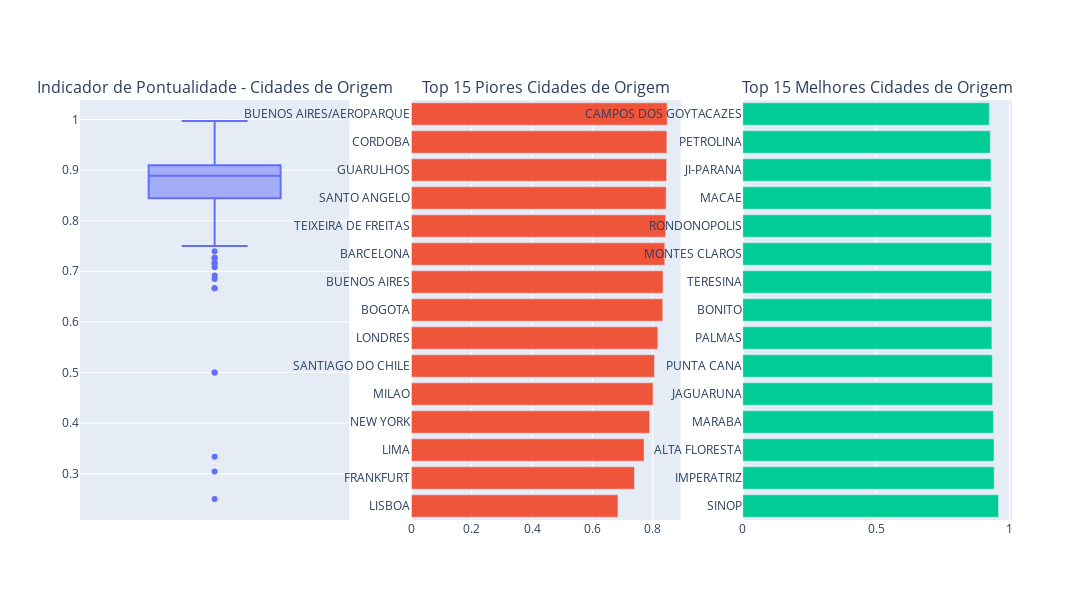

The notebook cell this image was saved under:
### Markdown cell above
# Cidades origem e indicador de pontualidade

### Code cell
# Convertendo os DataFrames Spark para Pandas
df_cidade_origem_pandas = df_cidade_origem
df_cidade_origem_10_nsmallest_pandas = df_cidade_origem_10_nsmallest
df_cidade_origem_10_nlargest_pandas = df_cidade_origem_10_nlargest

# Criando subplots
fig = make_subplots(rows=1, cols=3, subplot_titles=(
    'Indicador de Pontualidade - Cidades de Origem',
    'Top 15 Piores Cidades de Origem',
    'Top 15 Melhores Cidades de Origem'
))

# Boxplot para indicador de pontualidade de todas as cidades de origem
fig.add_trace(
    go.Box(y=df_cidade_origem_pandas['Indicador_Pontualidade'], name=''),
    row=1, col=1
)

# Gráfico de barras para as 10 piores cidades de origem
fig.add_trace(
    go.Bar(x=df_cidade_origem_10_nsmallest_pandas['Indicador_Pontualidade'],
           y=df_cidade_origem_10_nsmallest_pandas['cidade_origem'],
           orientation='h'),
    row=1, col=2
)

# Gráfico de barras para as 10 melhores cidades de origem
fig.add_trace(
    go.Bar(x=df_cidade_origem_10_nlargest_pandas['Indicador_Pontualidade'],
           y=df_cidade_origem_10_nlargest_pandas['cidade_origem'],
           orientation='h'),
    row=1, col=3
)

# Atualizando layout
fig.update_layout(height=600, width=1200, showlegend=False)

# Exibindo o gráfico
fig.show()

### Figure 1 — Plotly figure (JSON) as saved in the notebook; plotly's stock layout.template omitted (floating-point values rounded to 4 significant figures; data arrays with more than 128 entries replaced by an {"elided": "..."} marker saying what was removed)
{"data": [{"name": "", "type": "box", "xaxis": "x", "y": {"elided": "206 float values"}, "yaxis": "y"}, {"orientation": "h", "type": "bar", "x": [0.6847, 0.7394, 0.7712, 0.7897, 0.801, 0.8055, 0.8168, 0.8331, 0.8342, 0.8399, 0.8429, 0.8443, 0.8458, 0.8468, 0.8477], "xaxis": "x2", "y": ["LISBOA", "FRANKFURT", "LIMA", "NEW YORK", "MILAO", "SANTIAGO DO CHILE", "LONDRES", "BOGOTA", "BUENOS AIRES", "BARCELONA", "TEIXEIRA DE FREITAS", "SANTO ANGELO", "GUARULHOS", "CORDOBA", "BUENOS AIRES/AEROPARQUE"], "yaxis": "y2"}, {"orientation": "h", "type": "bar", "x": [0.9589, 0.9424, 0.9418, 0.9397, 0.9367, 0.9356, 0.934, 0.9335, 0.9331, 0.933, 0.9318, 0.9309, 0.9307, 0.928, 0.9243], "xaxis": "x3", "y": ["SINOP", "IMPERATRIZ", "ALTA FLORESTA", "MARABA", "JAGUARUNA", "PUNTA CANA", "PALMAS", "BONITO", "TERESINA", "MONTES CLAROS", "RONDONOPOLIS", "MACAE", "JI-PARANA", "PETROLINA", "CAMPOS DOS GOYTACAZES"], "yaxis": "y3"}], "layout": {"annotations": [{"font": {"size": 16}, "showarrow": false, "text": "Indicador de Pontualidade - Cidades de Origem", "x": 0.1444, "xanchor": "center", "xref": "paper", "y": 1, "yanchor": "bottom", "yref": "paper"}, {"font": {"size": 16}, "showarrow": false, "text": "Top 15 Piores Cidades de Origem", "x": 0.5, "xanchor": "center", "xref": "paper", "y": 1, "yanchor": "bottom", "yref": "paper"}, {"font": {"size": 16}, "showarrow": false, "text": "Top 15 Melhores Cidades de Origem", "x": 0.8556, "xanchor": "center", "xref": "paper", "y": 1, "yanchor": "bottom", "yref": "paper"}], "height": 600, "showlegend": false, "width": 1200, "xaxis": {"anchor": "y", "autorange": true, "domain": [0, 0.2889], "range": [-0.5, 0.5], "type": "category"}, "xaxis2": {"anchor": "y2", "autorange": true, "domain": [0.3556, 0.6444], "range": [0, 0.8924], "type": "linear"}, "xaxis3": {"anchor": "y3", "autorange": true, "domain": [0.7111, 1], "range": [0, 1.009], "type": "linear"}, "yaxis": {"anchor": "x", "autorange": true, "domain": [0, 1], "range": [0.2085, 1.038], "type": "linear"}, "yaxis2": {"anchor": "x2", "autorange": true, "domain": [0, 1], "range": [-0.5, 14.5], "type": "category"}, "yaxis3": {"anchor": "x3", "autorange": true, "domain": [0, 1], "range": [-0.5, 14.5], "type": "category"}}}
